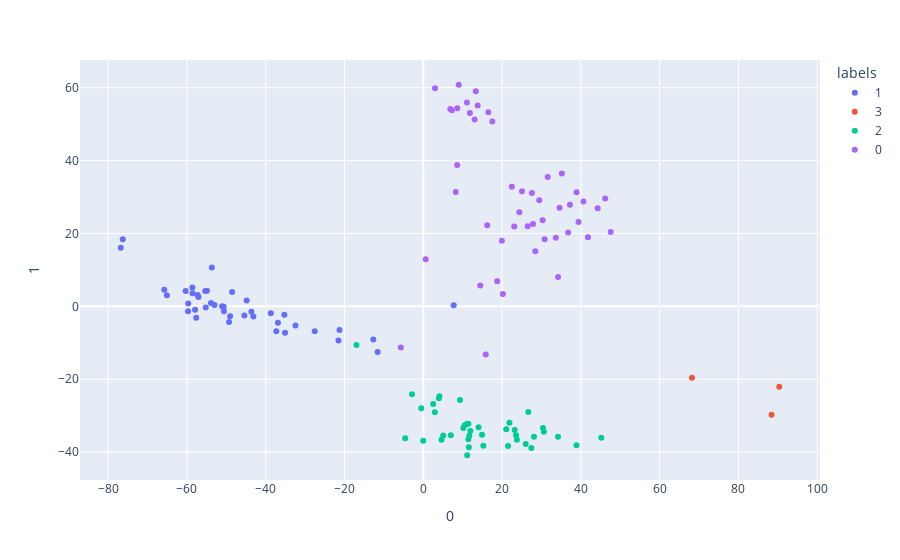

Here is the notebook cell this chart was saved with:
### Markdown cell above
### Visualizing PCAs

### Code cell
# 16S
scores_16S = pd.DataFrame(md.doPCA(ran_lo_16S)["scores"])
scores_16S["labels"] = labels_16S
fig_16S = px.scatter(
    scores_16S,
    x = 0,
    y = 1,
    color = "labels"
)
fig_16S.show()

### Figure 1 — Plotly figure (JSON) as saved in the notebook; plotly's stock layout.template omitted (floating-point values rounded to 4 significant figures)
{"data": [{"hovertemplate": "labels=1<br>0=%{x}<br>1=%{y}<extra></extra>", "legendgroup": "1", "marker": {"color": "#636efa", "symbol": "circle"}, "mode": "markers", "name": "1", "orientation": "v", "showlegend": true, "type": "scatter", "x": [-57.08, -57.64, -57.29, -65.09, -12.69, -51.08, -43.14, -65.76, -36.9, -49.31, -59.67, -43.65, -27.56, -54.93, -50.63, -38.72, -35.26, 7.713, -58.62, -53.69, -58.59, -48.53, -55.35, -57.94, -44.85, -50.67, -37.31, -35.1, -11.58, -76.81, -32.45, -21.27, -60.33, -21.53, -59.71, -53.9, -53.01, -45.42, -55.24, -49.04, -76.29], "xaxis": "x", "y": [2.548, -3.127, 3.1, 3.048, -9.086, 0.03694, -2.764, 4.582, -4.507, -4.316, 0.8073, -1.46, -6.862, 4.295, -1.376, -1.926, -2.307, 0.3154, 5.154, 10.64, 3.56, 3.963, 4.209, -0.9394, 1.599, -0.1029, -6.864, -7.22, -12.52, 16.06, -5.261, -6.516, 4.222, -9.393, -1.375, 0.9458, 0.3503, -2.528, -0.3448, -2.706, 18.4], "yaxis": "y"}, {"hovertemplate": "labels=3<br>0=%{x}<br>1=%{y}<extra></extra>", "legendgroup": "3", "marker": {"color": "#EF553B", "symbol": "circle"}, "mode": "markers", "name": "3", "orientation": "v", "showlegend": true, "type": "scatter", "x": [68.2, 90.36, 88.41], "xaxis": "x", "y": [-19.6, -22.04, -29.76], "yaxis": "y"}, {"hovertemplate": "labels=2<br>0=%{x}<br>1=%{y}<extra></extra>", "legendgroup": "2", "marker": {"color": "#00cc96", "symbol": "circle"}, "mode": "markers", "name": "2", "orientation": "v", "showlegend": true, "type": "scatter", "x": [9.304, -16.97, 28.11, 26.65, 23.56, -2.875, 26.0, 45.18, 38.88, 14.9, 21.06, 10.18, 10.53, 11.15, 30.37, 3.957, 14.03, 11.94, 11.14, 4.088, 21.86, 2.502, 11.44, -4.599, 4.638, 11.57, -0.02759, -0.5162, 5.055, 11.67, 11.44, 6.988, 23.77, 27.42, 21.52, 23.2, 30.61, 15.24, 2.929, 34.2], "xaxis": "x", "y": [-25.67, -10.6, -35.79, -28.96, -35.38, -24.13, -37.74, -36.04, -38.09, -35.21, -33.69, -33.38, -32.65, -32.19, -33.39, -25.18, -33.15, -34.22, -40.85, -24.67, -31.91, -26.81, -36.43, -36.18, -36.6, -38.68, -36.84, -27.96, -35.45, -35.48, -32.21, -35.35, -36.57, -38.85, -38.31, -33.91, -34.39, -38.25, -29.05, -35.77], "yaxis": "y"}, {"hovertemplate": "labels=0<br>0=%{x}<br>1=%{y}<extra></extra>", "legendgroup": "0", "marker": {"color": "#ab63fa", "symbol": "circle"}, "mode": "markers", "name": "0", "orientation": "v", "showlegend": true, "type": "scatter", "x": [7.247, 8.598, 11.83, 8.618, 13.33, 11.08, 17.52, 2.972, 6.856, 13.03, 8.996, 16.52, 13.81, 14.46, 30.81, 27.85, 0.6053, 20.19, 46.17, 40.66, 31.59, 35.18, 8.235, 41.79, 23.08, 24.39, 37.23, 47.56, 44.26, 38.91, 27.58, 25.05, 22.47, 29.44, 34.21, 19.94, 34.58, 39.4, 18.76, 16.23, 30.29, 36.78, 15.85, 28.44, -5.711, 26.49, 33.64], "xaxis": "x", "y": [53.81, 38.76, 53.01, 54.35, 59.02, 55.96, 50.74, 59.85, 54.16, 51.28, 60.8, 53.24, 55.1, 5.711, 18.38, 22.56, 12.94, 3.36, 29.61, 28.75, 35.49, 36.44, 31.38, 18.92, 21.94, 25.84, 27.86, 20.39, 26.89, 31.27, 31.07, 31.57, 32.84, 29.14, 8.084, 17.99, 27.06, 23.11, 6.886, 22.23, 23.62, 20.24, -13.2, 15.09, -11.29, 21.97, 18.82], "yaxis": "y"}], "layout": {"autosize": true, "legend": {"title": {"text": "labels"}, "tracegroupgap": 0}, "margin": {"t": 60}, "xaxis": {"anchor": "y", "autorange": true, "domain": [0, 1], "range": [-86.82, 100.4], "title": {"text": "0"}, "type": "linear"}, "yaxis": {"anchor": "x", "autorange": true, "domain": [0, 1], "range": [-48.72, 68.67], "title": {"text": "1"}, "type": "linear"}}}
